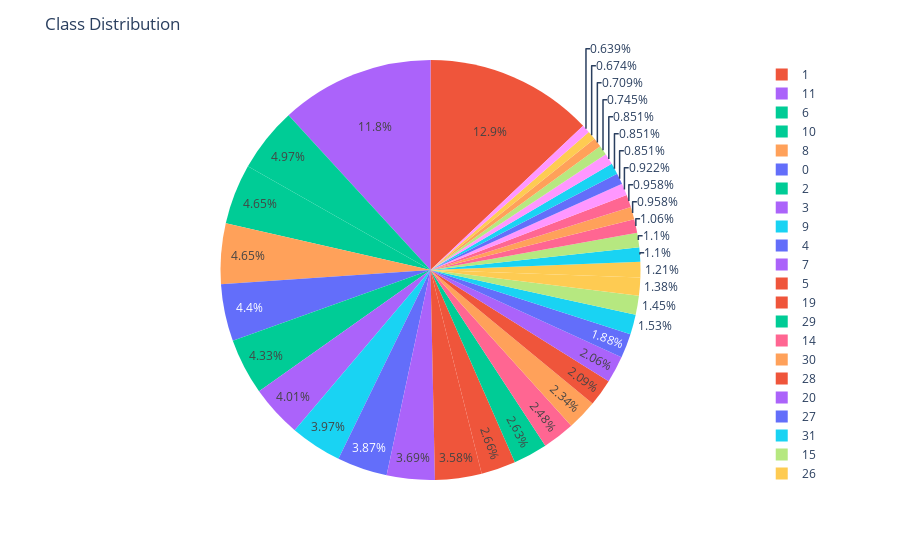
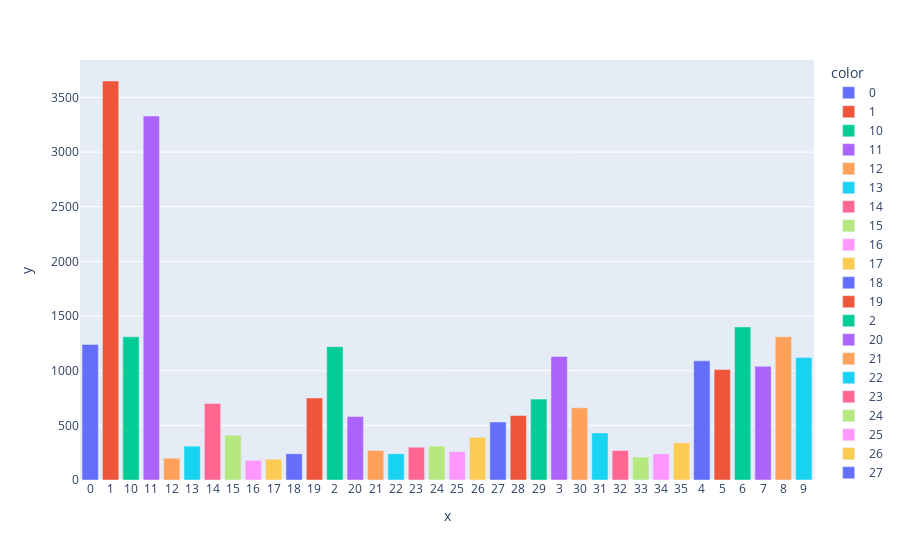

Write notebook code for charts like these, in order.
### Code cell
# Calculate class distribution
class_dis = [len(os.listdir(data_dir + name)) for name in class_names]
# class_dis = [len(os.listdir(val_dir + name)) for name in class_names]
# class_dis = [len(os.listdir(test_dir + name)) for name in class_names]

# Visualize using interactive pie chart
pie_chart = px.pie(values=class_dis, names=class_names, color=class_names)
pie_chart.update_layout({'title':{'text':"Class Distribution"}})
pie_chart.show()

# Visualize using interactive bar chart
bar_chart = px.bar(y=class_dis, x=class_names, color=class_names)
bar_chart.show()

### Figure 1 — Plotly figure (JSON) as saved in the notebook; plotly's stock layout.template omitted (floating-point values rounded to 4 significant figures)
{"data": [{"customdata": [["0"], ["1"], ["10"], ["11"], ["12"], ["13"], ["14"], ["15"], ["16"], ["17"], ["18"], ["19"], ["2"], ["20"], ["21"], ["22"], ["23"], ["24"], ["25"], ["26"], ["27"], ["28"], ["29"], ["3"], ["30"], ["31"], ["32"], ["33"], ["34"], ["35"], ["4"], ["5"], ["6"], ["7"], ["8"], ["9"]], "domain": {"x": [0, 1], "y": [0, 1]}, "hovertemplate": "label=%{label}<br>value=%{value}<br>color=%{customdata[0]}<extra></extra>", "labels": ["0", "1", "10", "11", "12", "13", "14", "15", "16", "17", "18", "19", "2", "20", "21", "22", "23", "24", "25", "26", "27", "28", "29", "3", "30", "31", "32", "33", "34", "35", "4", "5", "6", "7", "8", "9"], "legendgroup": "", "marker": {"colors": ["#636efa", "#EF553B", "#00cc96", "#ab63fa", "#FFA15A", "#19d3f3", "#FF6692", "#B6E880", "#FF97FF", "#FECB52", "#636efa", "#EF553B", "#00cc96", "#ab63fa", "#FFA15A", "#19d3f3", "#FF6692", "#B6E880", "#FF97FF", "#FECB52", "#636efa", "#EF553B", "#00cc96", "#ab63fa", "#FFA15A", "#19d3f3", "#FF6692", "#B6E880", "#FF97FF", "#FECB52", "#636efa", "#EF553B", "#00cc96", "#ab63fa", "#FFA15A", "#19d3f3"]}, "name": "", "showlegend": true, "type": "pie", "values": [1240, 3650, 1310, 3330, 200, 310, 700, 410, 180, 190, 240, 750, 1220, 580, 270, 240, 300, 310, 260, 390, 530, 590, 740, 1130, 660, 430, 270, 210, 240, 340, 1090, 1010, 1400, 1040, 1310, 1120]}], "layout": {"legend": {"tracegroupgap": 0}, "margin": {"t": 60}, "title": {"text": "Class Distribution"}}}

### Figure 2 — Plotly figure (JSON) as saved in the notebook; plotly's stock layout.template omitted (floating-point values rounded to 4 significant figures)
{"data": [{"alignmentgroup": "True", "hovertemplate": "color=0<br>x=%{x}<br>y=%{y}<extra></extra>", "legendgroup": "0", "marker": {"color": "#636efa", "pattern": {"shape": ""}}, "name": "0", "offsetgroup": "0", "orientation": "v", "showlegend": true, "textposition": "auto", "type": "bar", "x": ["0"], "xaxis": "x", "y": [1240], "yaxis": "y"}, {"alignmentgroup": "True", "hovertemplate": "color=1<br>x=%{x}<br>y=%{y}<extra></extra>", "legendgroup": "1", "marker": {"color": "#EF553B", "pattern": {"shape": ""}}, "name": "1", "offsetgroup": "1", "orientation": "v", "showlegend": true, "textposition": "auto", "type": "bar", "x": ["1"], "xaxis": "x", "y": [3650], "yaxis": "y"}, {"alignmentgroup": "True", "hovertemplate": "color=10<br>x=%{x}<br>y=%{y}<extra></extra>", "legendgroup": "10", "marker": {"color": "#00cc96", "pattern": {"shape": ""}}, "name": "10", "offsetgroup": "10", "orientation": "v", "showlegend": true, "textposition": "auto", "type": "bar", "x": ["10"], "xaxis": "x", "y": [1310], "yaxis": "y"}, {"alignmentgroup": "True", "hovertemplate": "color=11<br>x=%{x}<br>y=%{y}<extra></extra>", "legendgroup": "11", "marker": {"color": "#ab63fa", "pattern": {"shape": ""}}, "name": "11", "offsetgroup": "11", "orientation": "v", "showlegend": true, "textposition": "auto", "type": "bar", "x": ["11"], "xaxis": "x", "y": [3330], "yaxis": "y"}, {"alignmentgroup": "True", "hovertemplate": "color=12<br>x=%{x}<br>y=%{y}<extra></extra>", "legendgroup": "12", "marker": {"color": "#FFA15A", "pattern": {"shape": ""}}, "name": "12", "offsetgroup": "12", "orientation": "v", "showlegend": true, "textposition": "auto", "type": "bar", "x": ["12"], "xaxis": "x", "y": [200], "yaxis": "y"}, {"alignmentgroup": "True", "hovertemplate": "color=13<br>x=%{x}<br>y=%{y}<extra></extra>", "legendgroup": "13", "marker": {"color": "#19d3f3", "pattern": {"shape": ""}}, "name": "13", "offsetgroup": "13", "orientation": "v", "showlegend": true, "textposition": "auto", "type": "bar", "x": ["13"], "xaxis": "x", "y": [310], "yaxis": "y"}, {"alignmentgroup": "True", "hovertemplate": "color=14<br>x=%{x}<br>y=%{y}<extra></extra>", "legendgroup": "14", "marker": {"color": "#FF6692", "pattern": {"shape": ""}}, "name": "14", "offsetgroup": "14", "orientation": "v", "showlegend": true, "textposition": "auto", "type": "bar", "x": ["14"], "xaxis": "x", "y": [700], "yaxis": "y"}, {"alignmentgroup": "True", "hovertemplate": "color=15<br>x=%{x}<br>y=%{y}<extra></extra>", "legendgroup": "15", "marker": {"color": "#B6E880", "pattern": {"shape": ""}}, "name": "15", "offsetgroup": "15", "orientation": "v", "showlegend": true, "textposition": "auto", "type": "bar", "x": ["15"], "xaxis": "x", "y": [410], "yaxis": "y"}, {"alignmentgroup": "True", "hovertemplate": "color=16<br>x=%{x}<br>y=%{y}<extra></extra>", "legendgroup": "16", "marker": {"color": "#FF97FF", "pattern": {"shape": ""}}, "name": "16", "offsetgroup": "16", "orientation": "v", "showlegend": true, "textposition": "auto", "type": "bar", "x": ["16"], "xaxis": "x", "y": [180], "yaxis": "y"}, {"alignmentgroup": "True", "hovertemplate": "color=17<br>x=%{x}<br>y=%{y}<extra></extra>", "legendgroup": "17", "marker": {"color": "#FECB52", "pattern": {"shape": ""}}, "name": "17", "offsetgroup": "17", "orientation": "v", "showlegend": true, "textposition": "auto", "type": "bar", "x": ["17"], "xaxis": "x", "y": [190], "yaxis": "y"}, {"alignmentgroup": "True", "hovertemplate": "color=18<br>x=%{x}<br>y=%{y}<extra></extra>", "legendgroup": "18", "marker": {"color": "#636efa", "pattern": {"shape": ""}}, "name": "18", "offsetgroup": "18", "orientation": "v", "showlegend": true, "textposition": "auto", "type": "bar", "x": ["18"], "xaxis": "x", "y": [240], "yaxis": "y"}, {"alignmentgroup": "True", "hovertemplate": "color=19<br>x=%{x}<br>y=%{y}<extra></extra>", "legendgroup": "19", "marker": {"color": "#EF553B", "pattern": {"shape": ""}}, "name": "19", "offsetgroup": "19", "orientation": "v", "showlegend": true, "textposition": "auto", "type": "bar", "x": ["19"], "xaxis": "x", "y": [750], "yaxis": "y"}, {"alignmentgroup": "True", "hovertemplate": "color=2<br>x=%{x}<br>y=%{y}<extra></extra>", "legendgroup": "2", "marker": {"color": "#00cc96", "pattern": {"shape": ""}}, "name": "2", "offsetgroup": "2", "orientation": "v", "showlegend": true, "textposition": "auto", "type": "bar", "x": ["2"], "xaxis": "x", "y": [1220], "yaxis": "y"}, {"alignmentgroup": "True", "hovertemplate": "color=20<br>x=%{x}<br>y=%{y}<extra></extra>", "legendgroup": "20", "marker": {"color": "#ab63fa", "pattern": {"shape": ""}}, "name": "20", "offsetgroup": "20", "orientation": "v", "showlegend": true, "textposition": "auto", "type": "bar", "x": ["20"], "xaxis": "x", "y": [580], "yaxis": "y"}, {"alignmentgroup": "True", "hovertemplate": "color=21<br>x=%{x}<br>y=%{y}<extra></extra>", "legendgroup": "21", "marker": {"color": "#FFA15A", "pattern": {"shape": ""}}, "name": "21", "offsetgroup": "21", "orientation": "v", "showlegend": true, "textposition": "auto", "type": "bar", "x": ["21"], "xaxis": "x", "y": [270], "yaxis": "y"}, {"alignmentgroup": "True", "hovertemplate": "color=22<br>x=%{x}<br>y=%{y}<extra></extra>", "legendgroup": "22", "marker": {"color": "#19d3f3", "pattern": {"shape": ""}}, "name": "22", "offsetgroup": "22", "orientation": "v", "showlegend": true, "textposition": "auto", "type": "bar", "x": ["22"], "xaxis": "x", "y": [240], "yaxis": "y"}, {"alignmentgroup": "True", "hovertemplate": "color=23<br>x=%{x}<br>y=%{y}<extra></extra>", "legendgroup": "23", "marker": {"color": "#FF6692", "pattern": {"shape": ""}}, "name": "23", "offsetgroup": "23", "orientation": "v", "showlegend": true, "textposition": "auto", "type": "bar", "x": ["23"], "xaxis": "x", "y": [300], "yaxis": "y"}, {"alignmentgroup": "True", "hovertemplate": "color=24<br>x=%{x}<br>y=%{y}<extra></extra>", "legendgroup": "24", "marker": {"color": "#B6E880", "pattern": {"shape": ""}}, "name": "24", "offsetgroup": "24", "orientation": "v", "showlegend": true, "textposition": "auto", "type": "bar", "x": ["24"], "xaxis": "x", "y": [310], "yaxis": "y"}, {"alignmentgroup": "True", "hovertemplate": "color=25<br>x=%{x}<br>y=%{y}<extra></extra>", "legendgroup": "25", "marker": {"color": "#FF97FF", "pattern": {"shape": ""}}, "name": "25", "offsetgroup": "25", "orientation": "v", "showlegend": true, "textposition": "auto", "type": "bar", "x": ["25"], "xaxis": "x", "y": [260], "yaxis": "y"}, {"alignmentgroup": "True", "hovertemplate": "color=26<br>x=%{x}<br>y=%{y}<extra></extra>", "legendgroup": "26", "marker": {"color": "#FECB52", "pattern": {"shape": ""}}, "name": "26", "offsetgroup": "26", "orientation": "v", "showlegend": true, "textposition": "auto", "type": "bar", "x": ["26"], "xaxis": "x", "y": [390], "yaxis": "y"}, {"alignmentgroup": "True", "hovertemplate": "color=27<br>x=%{x}<br>y=%{y}<extra></extra>", "legendgroup": "27", "marker": {"color": "#636efa", "pattern": {"shape": ""}}, "name": "27", "offsetgroup": "27", "orientation": "v", "showlegend": true, "textposition": "auto", "type": "bar", "x": ["27"], "xaxis": "x", "y": [530], "yaxis": "y"}, {"alignmentgroup": "True", "hovertemplate": "color=28<br>x=%{x}<br>y=%{y}<extra></extra>", "legendgroup": "28", "marker": {"color": "#EF553B", "pattern": {"shape": ""}}, "name": "28", "offsetgroup": "28", "orientation": "v", "showlegend": true, "textposition": "auto", "type": "bar", "x": ["28"], "xaxis": "x", "y": [590], "yaxis": "y"}, {"alignmentgroup": "True", "hovertemplate": "color=29<br>x=%{x}<br>y=%{y}<extra></extra>", "legendgroup": "29", "marker": {"color": "#00cc96", "pattern": {"shape": ""}}, "name": "29", "offsetgroup": "29", "orientation": "v", "showlegend": true, "textposition": "auto", "type": "bar", "x": ["29"], "xaxis": "x", "y": [740], "yaxis": "y"}, {"alignmentgroup": "True", "hovertemplate": "color=3<br>x=%{x}<br>y=%{y}<extra></extra>", "legendgroup": "3", "marker": {"color": "#ab63fa", "pattern": {"shape": ""}}, "name": "3", "offsetgroup": "3", "orientation": "v", "showlegend": true, "textposition": "auto", "type": "bar", "x": ["3"], "xaxis": "x", "y": [1130], "yaxis": "y"}, {"alignmentgroup": "True", "hovertemplate": "color=30<br>x=%{x}<br>y=%{y}<extra></extra>", "legendgroup": "30", "marker": {"color": "#FFA15A", "pattern": {"shape": ""}}, "name": "30", "offsetgroup": "30", "orientation": "v", "showlegend": true, "textposition": "auto", "type": "bar", "x": ["30"], "xaxis": "x", "y": [660], "yaxis": "y"}, {"alignmentgroup": "True", "hovertemplate": "color=31<br>x=%{x}<br>y=%{y}<extra></extra>", "legendgroup": "31", "marker": {"color": "#19d3f3", "pattern": {"shape": ""}}, "name": "31", "offsetgroup": "31", "orientation": "v", "showlegend": true, "textposition": "auto", "type": "bar", "x": ["31"], "xaxis": "x", "y": [430], "yaxis": "y"}, {"alignmentgroup": "True", "hovertemplate": "color=32<br>x=%{x}<br>y=%{y}<extra></extra>", "legendgroup": "32", "marker": {"color": "#FF6692", "pattern": {"shape": ""}}, "name": "32", "offsetgroup": "32", "orientation": "v", "showlegend": true, "textposition": "auto", "type": "bar", "x": ["32"], "xaxis": "x", "y": [270], "yaxis": "y"}, {"alignmentgroup": "True", "hovertemplate": "color=33<br>x=%{x}<br>y=%{y}<extra></extra>", "legendgroup": "33", "marker": {"color": "#B6E880", "pattern": {"shape": ""}}, "name": "33", "offsetgroup": "33", "orientation": "v", "showlegend": true, "textposition": "auto", "type": "bar", "x": ["33"], "xaxis": "x", "y": [210], "yaxis": "y"}, {"alignmentgroup": "True", "hovertemplate": "color=34<br>x=%{x}<br>y=%{y}<extra></extra>", "legendgroup": "34", "marker": {"color": "#FF97FF", "pattern": {"shape": ""}}, "name": "34", "offsetgroup": "34", "orientation": "v", "showlegend": true, "textposition": "auto", "type": "bar", "x": ["34"], "xaxis": "x", "y": [240], "yaxis": "y"}, {"alignmentgroup": "True", "hovertemplate": "color=35<br>x=%{x}<br>y=%{y}<extra></extra>", "legendgroup": "35", "marker": {"color": "#FECB52", "pattern": {"shape": ""}}, "name": "35", "offsetgroup": "35", "orientation": "v", "showlegend": true, "textposition": "auto", "type": "bar", "x": ["35"], "xaxis": "x", "y": [340], "yaxis": "y"}, {"alignmentgroup": "True", "hovertemplate": "color=4<br>x=%{x}<br>y=%{y}<extra></extra>", "legendgroup": "4", "marker": {"color": "#636efa", "pattern": {"shape": ""}}, "name": "4", "offsetgroup": "4", "orientation": "v", "showlegend": true, "textposition": "auto", "type": "bar", "x": ["4"], "xaxis": "x", "y": [1090], "yaxis": "y"}, {"alignmentgroup": "True", "hovertemplate": "color=5<br>x=%{x}<br>y=%{y}<extra></extra>", "legendgroup": "5", "marker": {"color": "#EF553B", "pattern": {"shape": ""}}, "name": "5", "offsetgroup": "5", "orientation": "v", "showlegend": true, "textposition": "auto", "type": "bar", "x": ["5"], "xaxis": "x", "y": [1010], "yaxis": "y"}, {"alignmentgroup": "True", "hovertemplate": "color=6<br>x=%{x}<br>y=%{y}<extra></extra>", "legendgroup": "6", "marker": {"color": "#00cc96", "pattern": {"shape": ""}}, "name": "6", "offsetgroup": "6", "orientation": "v", "showlegend": true, "textposition": "auto", "type": "bar", "x": ["6"], "xaxis": "x", "y": [1400], "yaxis": "y"}, {"alignmentgroup": "True", "hovertemplate": "color=7<br>x=%{x}<br>y=%{y}<extra></extra>", "legendgroup": "7", "marker": {"color": "#ab63fa", "pattern": {"shape": ""}}, "name": "7", "offsetgroup": "7", "orientation": "v", "showlegend": true, "textposition": "auto", "type": "bar", "x": ["7"], "xaxis": "x", "y": [1040], "yaxis": "y"}, {"alignmentgroup": "True", "hovertemplate": "color=8<br>x=%{x}<br>y=%{y}<extra></extra>", "legendgroup": "8", "marker": {"color": "#FFA15A", "pattern": {"shape": ""}}, "name": "8", "offsetgroup": "8", "orientation": "v", "showlegend": true, "textposition": "auto", "type": "bar", "x": ["8"], "xaxis": "x", "y": [1310], "yaxis": "y"}, {"alignmentgroup": "True", "hovertemplate": "color=9<br>x=%{x}<br>y=%{y}<extra></extra>", "legendgroup": "9", "marker": {"color": "#19d3f3", "pattern": {"shape": ""}}, "name": "9", "offsetgroup": "9", "orientation": "v", "showlegend": true, "textposition": "auto", "type": "bar", "x": ["9"], "xaxis": "x", "y": [1120], "yaxis": "y"}], "layout": {"barmode": "relative", "legend": {"title": {"text": "color"}, "tracegroupgap": 0}, "margin": {"t": 60}, "xaxis": {"anchor": "y", "domain": [0, 1], "title": {"text": "x"}}, "yaxis": {"anchor": "x", "domain": [0, 1], "title": {"text": "y"}}}}
